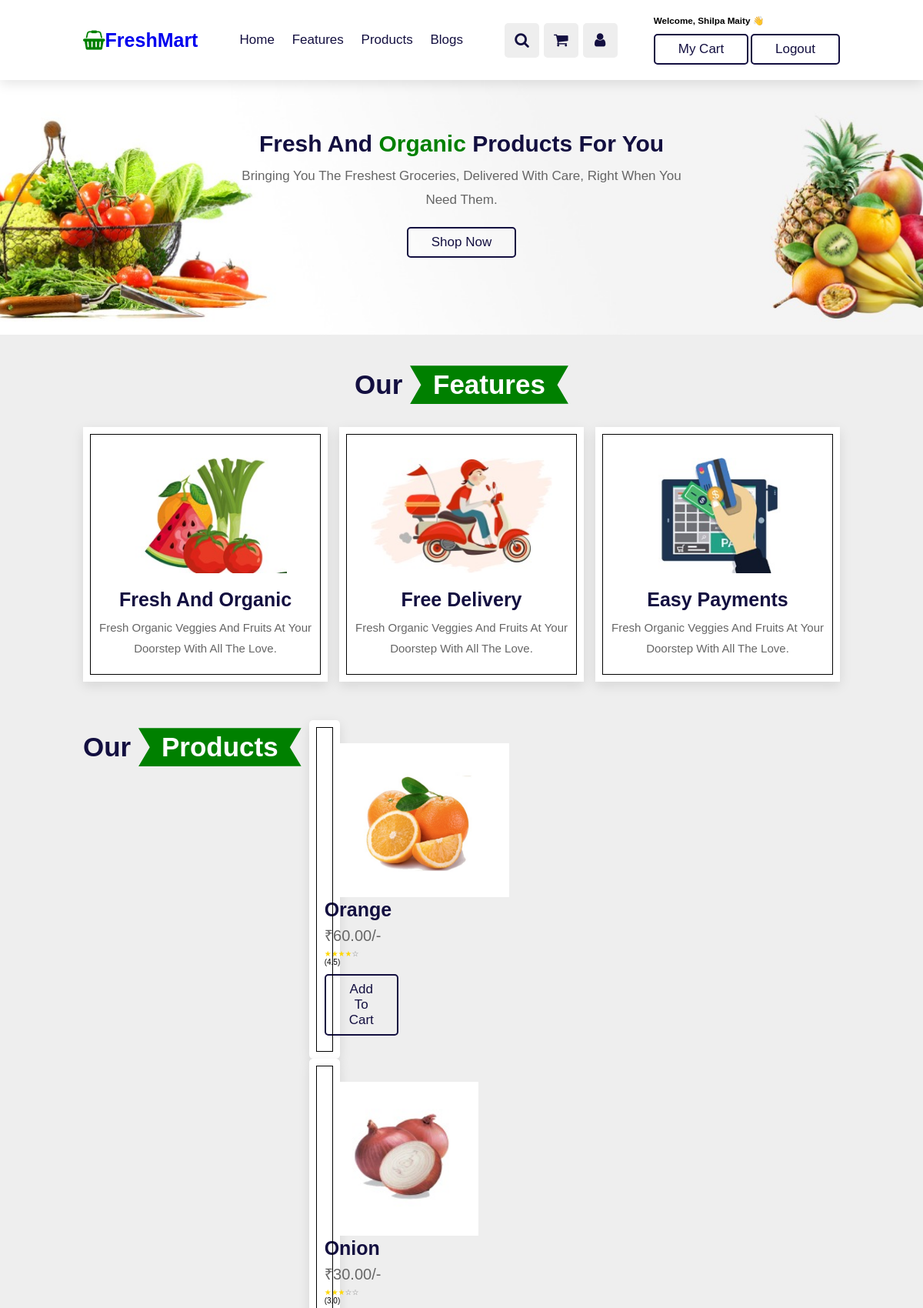
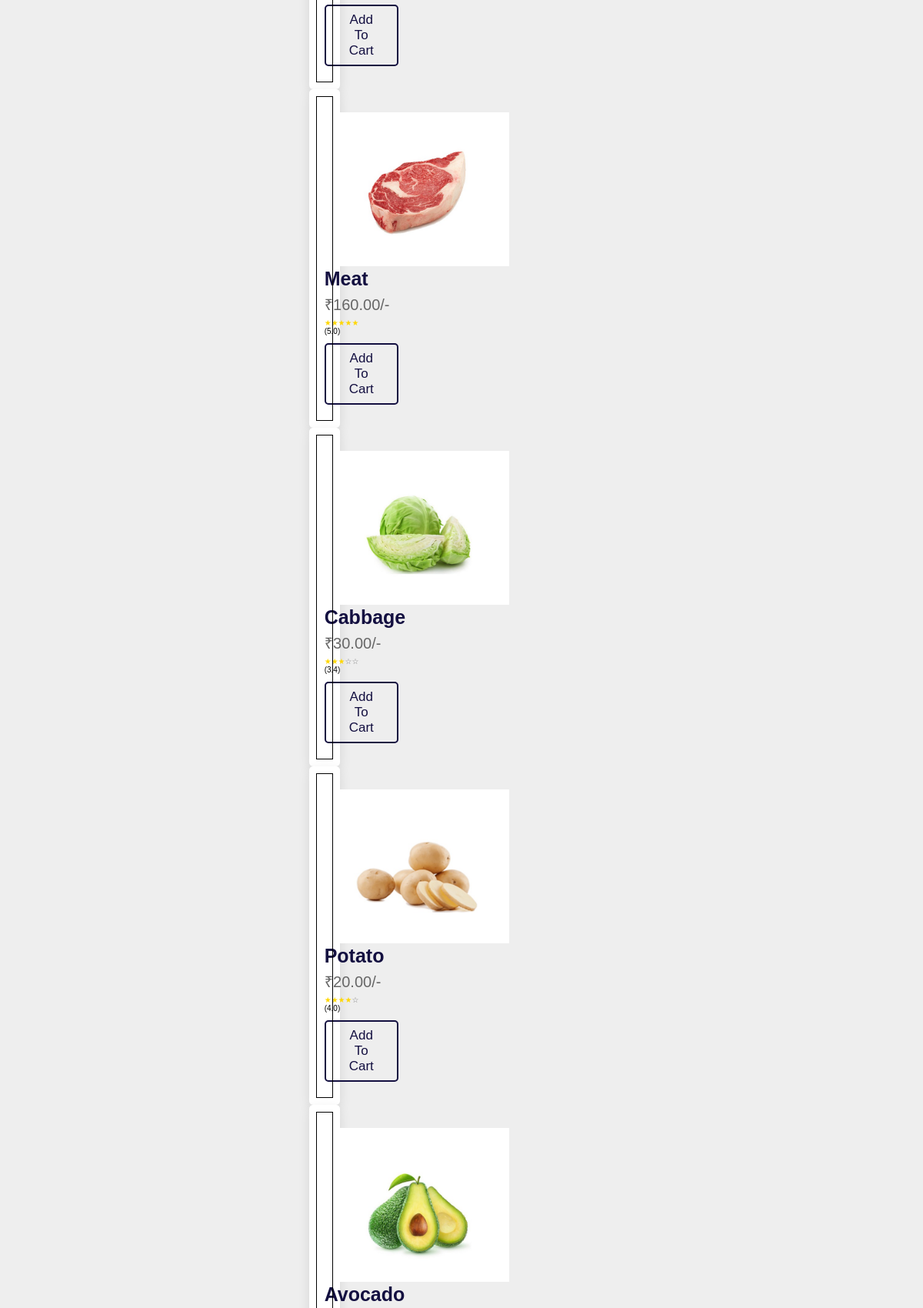
/index.php (signed in, upper part), run on the app's committed database (2 pictures, top to bottom).
### tables this page shows
CREATE TABLE `products` (
  `id` int(11) NOT NULL,
  `name` varchar(100) DEFAULT NULL,
  `price` decimal(10,2) DEFAULT NULL,
  `image` varchar(255) DEFAULT NULL,
  `rating` decimal(2,1) DEFAULT 0.0
);

### index.php (the view, shortened to what this page needs)
<!DOCTYPE html>
<html lang="en">
<head>
    <link rel="stylesheet" type="text/css" href="style.css">
    <link rel="stylesheet" href="https://cdnjs.cloudflare.com/ajax/libs/font-awesome/4.7.0/css/font-awesome.min.css">
   <link rel="stylesheet" href="https://unpkg.com/swiper@7/swiper-bundle.min.css"/>
</head>
<body>
    <header class="header">
        <a href="#" class="logo"><i class="fa fa-shopping-basket" aria-hidden="true"></i>FreshMart</a>
        <nav class="navbar">
            <a href="#home" >Home</a>
            <a href="#features" >Features</a>
            <a href="#products" >Products</a>
            <a href="#blogs" >Blogs</a>
        </nav>
        <div class="icons">
            <div class="fa fa-search" id="search-btn"></div>
            <div class="fa fa-shopping-cart" id="cart-btn">
        </div>
            <div class="fa fa-user" id="login-btn"></div>
        </div>
       <?php if(isset($_SESSION['user_id'])): ?>
    <div class="profile-box">
        <h3>Welcome, <?php echo $_SESSION['user_name']; ?> 👋</h3>
        <a href="view_cart.php" class="btn">My Cart</a>
        <a href="logout.php" class="btn">Logout</a>
    </div>
    <?php endif; ?>
    </header>
    <section class="home" id="home">
        <div class="content">
            <h3>Fresh And <span>Organic</span> Products For You</h3>
            <p>Bringing you the freshest groceries, delivered with care, right when you need them. </p>
            <a href="#products" class="btn">Shop Now</a>
        </div>
    </section>
    <section class="features" id="features">
        <h1 class="heading"> Our <span>Features</span> </h1>
        <div class="box-container">
            <div class="box">
                <img src="fruit mix.jpg" alt="organic food">
                <h3>Fresh And Organic</h3>
                <p>Fresh Organic veggies and fruits at your doorstep with all the love.</p>
            </div>
            <div class="box">
                <img src="free delivery.jpg" alt="organic food">
                <h3>Free delivery</h3>
                <p>Fresh Organic veggies and fruits at your doorstep with all the love.</p>
            </div>
            <div class="box">
                <img src="easy payment.jpg" alt="organic food">
                <h3>Easy Payments</h3>
                <p>Fresh Organic veggies and fruits at your doorstep with all the love.</p>
            </div>
        </div>
    </section>
    <section class="products" id="products">
        <h1 class="heading">Our <span>Products</span></h1>
        <div class="swiper product-slider">
            <div class="swiper-wrapper">
                <?php
                    include "db.php";
                    $search = isset($_GET['my_search']) ? $_GET['my_search'] : "";
                    $sql = "SELECT * FROM products WHERE name LIKE '%$search%'";
                    $result = $conn->query($sql);
while($row = $result->fetch_assoc()): ?>
    <div class="swiper-slide box">
        <form method="post" action="add_to_cart.php">
            <img src="images/<?php echo $row['image']; ?>" alt="<?php echo $row['name']; ?>">
            <h1><?php echo $row['name']; ?></h1>
            <div class="price">₹<?php echo $row['price']; ?>/-</div>
            <div class="rating">
                <?php
                $rating = $row['rating'];
                for($i=1; $i<=5; $i++){
                    if($i <= floor($rating)){
                        echo '<span style="color:gold;">★</span>';
                    } else {
                        echo '<span style="color:gray;">☆</span>';
                    }
                }
                echo " ($rating)";
                ?>
            </div>
            <button type="submit" name="add_to_cart" class="btn">Add to Cart</button>
        </form>
    </div>
<?php endwhile; ?>
    </section>
</body>
</html>

### style.css (style rules this page uses)
:root { --green: green; --black: #130f40; --light-color: #666; --box-shadow:0 .5rem 1.5rem rgba(0,0,0,.1); --border: .2rem solid rgba(0,0,0.1); --outline: .1rem solid rgba(0,0,0.1); }
* { font-family: 'Poppons', sans-serif; margin: 0; padding: 0; box-sizing: border-box; outline: none; border: none; text-decoration: none; text-transform: capitalize; transition: all .2s linear; }
html { font-size: 62.5%; overflow-x: hidden; scroll-behavior: smooth; scroll-padding-top: 7rem; }
body { background: #eee; }
section { padding: 2rem 9%; }
.heading { text-align: center; padding: 2rem 0; padding-bottom: 3rem; font-size: 3.5rem; color: var(--black); }
.heading span { background: var(--green); color: #fff; display: inline-block; padding: .5rem 3rem; clip-path: polygon(100% 0, 93% 50%, 100% 99%, 0% 100%, 7% 50%,0% 0%); }
.btn { border: .2rem solid var(--black); margin-top: 1rem; display: inline-block; padding: .8rem 3rem; font-size: 1.7rem; border-radius: .5rem; color: var(--black); cursor: pointer; background: none; }
.header { border: 0px solid; position: fixed; top: 0; left: 0; right: 0; z-index: 1000; display: flex; align-items: center; justify-content: space-between; padding: 2rem 9%; background: #fff; box-shadow: var(--box-shadow); }
.header .logo { font-size: 2.5rem; font-weight: bolder; }
.header .logo i { color: var(--green); }
.header .navbar a { font-size: 1.7rem; margin: 0 1rem; color: var(--black); }
.header .icons div { height: 4.5rem; width: 4.5rem; line-height: 4.5rem; border-radius: .5rem; background: #eee; color: var(--black); font-size: 2rem; margin-right: .3rem; text-align: center; cursor: pointer; }
.home { border: 0px solid; display: flex; justify-content: center; background: url('2 mix veg pic.jpg') no-repeat; background-position: center; background-size: cover; padding-top: 17rem; padding-bottom: 10rem; }
.home .content { border: 0px solid; text-align: center; width: 60rem; }
.home .content h3 { color: var(--black); font-size: 3rem; }
.home .content h3 span { color: var(--green); }
.home .content p { color: var(--light-color); font-size: 1.7rem; padding: 1rem 0; line-height: 1.8; }
.features .box-container { border: 0px solid; display: grid; grid-template-columns: repeat(auto-fit,minmax(30rem, 1fr)); gap: 1.5rem; }
.features .box-container .box { border: 0px solid red; padding: 3rem 2rem; background: #fff; outline: var(--outline); outline-offset: -1rem; text-align: center; box-shadow: var(--box-shadow); }
.features .box-container .box img { margin: 1rem 0; height: 15rem; }
.features .box-container .box h3 { font-size: 2.5rem; line-height: 1.8; color: var(--black); }
.features .box-container .box p { font-size: 1.5rem; line-height: 1.8; color: var(--light-color); padding-bottom: 1rem 0; }
.products .product-slider { border: 0px solid; padding: 1rem; }
.products .product-slider .box { border: 0px solid red; background: #fff; border-radius: .5rem; text-align: center; padding: 3rem 2rem; outline-offset: -1rem; outline: var(--outline); box-shadow: var(--box-shadow); transition: .2s linear; }
.products .product-slider .box img { height: 20rem; }
.products .product-slider .box h1 { font-size: 2.5rem; color: var(--black); }
.products .product-slider .box .price { font-size: 2rem; color: var(--light-color); padding: 0.5rem 0; }
.products { display: flex; flex-wrap: wrap; }

### data on the page
products: image (picture), name "Orange", price "60.00", rating "4.5"
products: image (picture), name "Onion", price "30.00", rating "3.0"
products: image (picture), name "Meat", price "160.00", rating "5.0"
products: image (picture), name "Cabbage", price "30.00", rating "3.4"
products: image (picture), name "Potato", price "20.00", rating "4.0"
products: image (picture), name "Avocado"

### other printed values
$_SESSION['user_name'] "Shilpa Maity"
